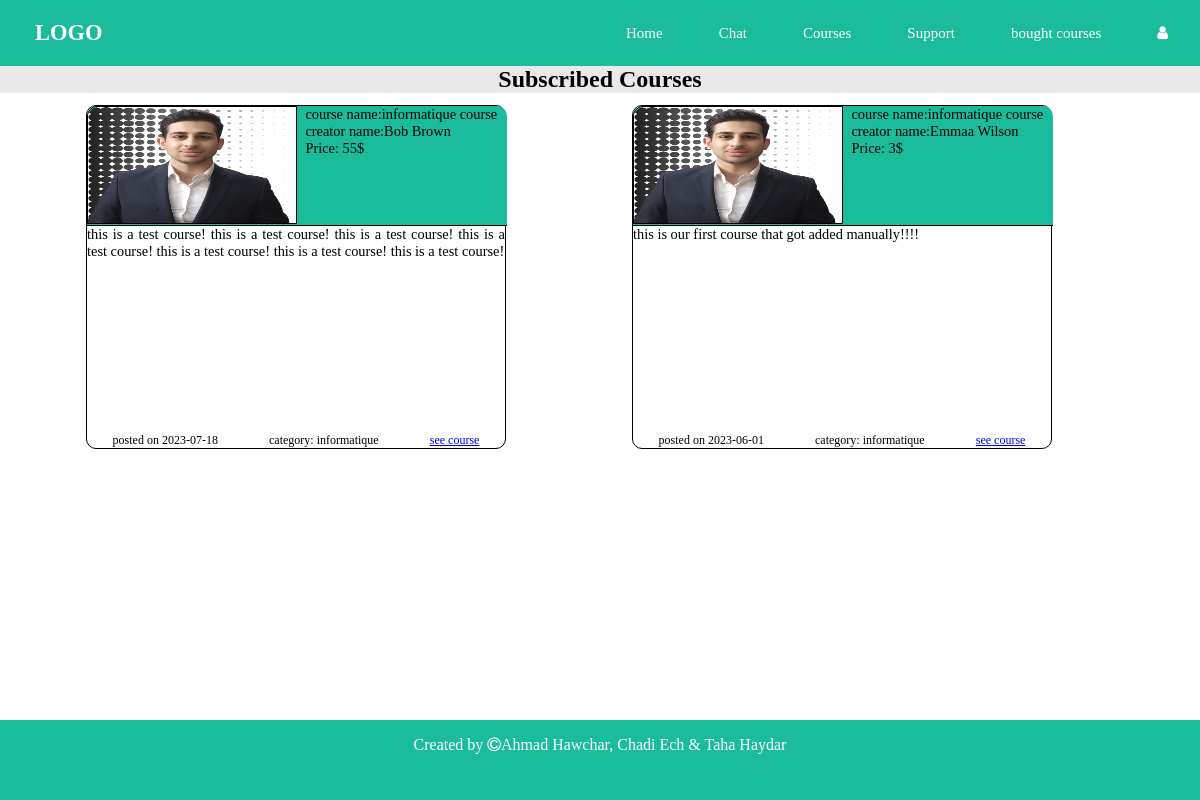
/bought.php (signed in), run on the app's committed database.
### tables this page shows
CREATE TABLE `course` (
  `id` int(5) NOT NULL,
  `Id_t` int(11) NOT NULL,
  `thumbnail` varchar(50) NOT NULL,
  `name` varchar(30) NOT NULL,
  `Description` varchar(300) NOT NULL,
  `category` varchar(30) NOT NULL,
  `Date` date NOT NULL,
  `price` int(4) NOT NULL,
  `videos` varchar(500) NOT NULL,
  `num_videos` int(2) NOT NULL
);

CREATE TABLE `user` (
  `id` int(11) NOT NULL,
  `username` varchar(30) NOT NULL,
  `password` varchar(40) NOT NULL,
  `Fname` varchar(50) NOT NULL,
  `Lname` varchar(50) NOT NULL,
  `Date_Of_Birth` date NOT NULL,
  `gender` varchar(30) NOT NULL,
  `Role_Id` int(11) NOT NULL,
  `profile_pic` varchar(20) NOT NULL
);

### bought.php (the view, shortened to what this page needs)
<html lang="en">
<head>
    <link rel="stylesheet" href="mycourses.css" />
    <link rel="stylesheet" href="https://cdnjs.cloudflare.com/ajax/libs/font-awesome/4.7.0/css/font-awesome.min.css" />
</head>
<body >
<header>
      <nav>
      <div class="logo">
      <h1 >LOGO</h1>
    </div>
        <ul id="nav-bar">
          <li>
            <a href="homepage.php">Home</a>
          </li>
          <li>
            <a href="recentChat.php">Chat</a>
          </li>
          <li>
            <a href="course-search.php">Courses</a>
          </li>
          <li>
            <a href="chat.php?receiver-id=1">Support</a>
          </li>
           <?php
          if($_SESSION['role']==1){
            echo'<li><a href="myads.php">My ads</a></li>';
            echo'<li><a href="mycourses.php">My courses</a></li>';
}
else{
  echo'<li><a href="bought.php">bought courses</a></li>';
}
          ?>
          <?php
        if (isset($_SESSION["isloggedin"])) {
          if ($_SESSION["isloggedin"] == "true") {
            $id=$_SESSION['id'];
            echo "<li>";
            echo "<a href='profile.php?id=$id'><i class='fa fa-user' aria-hidden='false'></i></a>";
            echo "  </li>";
          } else {
            echo "<li> <a href='Register.php'> REGISTER/LOGIN</a></li>";
          }
        } else {
          echo "<li> <a href='Register.php'> REGISTER/LOGIN</a></li>";
        }
        ?>
        </ul>
      </nav>
    </header>
    <div style="background-color:#e9e9e9; margin-bottom:10px">
        <center>
          <h2 >Subscribed Courses</h2>
        </center>
      </div>
    <section class="columns">
        <?php
        require_once("connection.php");
        $id = $_SESSION["id"];
        $query = "SELECT * FROM subscribe
            WHERE id_student=$id ";
        $result = mysqli_query($con, $query);
        if ($result) {
            $rows = mysqli_num_rows($result);
            for ($i = 0; $i < $rows; $i++) {
                $row1 = mysqli_fetch_assoc($result);
                $course=$row1['id_course'];
                $query2="SELECT * from course where id=$course";
                $resulat=mysqli_query($con,$query2);
                $row = mysqli_fetch_assoc($resulat);
                $t=$row['Id_t'];
                $query = "select * from user where id='$t' ";
                $teacher = mysqli_query($con, $query);
                if ($teacher) {
                    $teacher = mysqli_fetch_assoc($teacher);
                    echo "<table><tr><td><div class='post'> ";
                    echo "<div class='row1-container'><span class='row1'><div class='picture'> <img src='$row[thumbnail]' alt='$row[thumbnail]' > </div>";
                    echo "<div class='names'> course name:$row[name] <br> creator name:$teacher[Fname] $teacher[Lname] <br> Price: $row[price]$</div></span></div>";
                    echo "<div class='desc'> $row[Description] </div>";
                    echo "<span class='row3'><div class='date'> posted on $row[Date] </div>";
                    echo "<div class='category'> category: $row[category] </div>";
                    echo "<div class='chatbutton'><a  href='showcourse2.php?course_id=$row[id]'> see course </a></div></span></div></div></td>";
                    echo "</tr></table>";
                }
            }
        } else {
            echo "we had an error while loading your data! please refrech the page.";
        }
        ?>
    </section>
    <div class="footer">
        <footer>
            <p>
                Created by <i class="fa fa-copyright"></i>Ahmad Hawchar, Chadi Ech &
                Taha Haydar
            </p>
        </footer>
    </div>
</body>

### mycourses.css (style rules this page uses)
body { min-height: 100vh; display: flex; flex-direction: column; padding: 0; margin: 0; font-size: medium; }
* { padding: 0; margin: 0; box-sizing: border-box; }
header { width: 100%; background-color: #1abc9c; padding: 20px; font-size: 15px; }
nav { display: flex; justify-content: space-between; align-items: center; }
nav ul { list-style: none; display: flex; gap: 2rem; }
nav a { text-decoration: none; }
.logo { list-style-type: none; margin: 0; padding-left: 15px; overflow: hidden; color: white; }
nav ul a { color: #ffffff; text-decoration: none; border-radius: 25px; padding: 12px; }
.footer { margin-top: auto; background-color: #1abc9c; color: white; text-align: center; padding: 16px; }
.footer { margin-top: auto; background-color: #1abc9c; color: white; text-align: center; }
.columns { margin-left: 7vw; margin-top: 0; display: grid; grid-gap: 1vw; grid-template-columns: repeat(auto-fit, minmax( 35vw, 1fr)); justify-content: center; align-items: center; width: 90vw; }
section { display: flex; justify-content: center; align-items: center; width: 100%; }
.post { position: relative; border: black solid 1px; border-radius: 10px; width: 35vw; height: 43vh; margin-bottom: 3vh; font-size: 3.5vh; margin-right: 0px; padding-right: 0px; }
.picture { position: absolute; border-top-left-radius: 10px; border: black solid 1px; height: 99%; width: 50%; }
img { position: absolute; height: 100%; width: 100%; border-top-left-radius: 10px; background-color: white; }
.row3 { position: absolute; bottom: 0px; width: 100%; display: flex; justify-content: space-around; }
.row1-container { position: absolute; }
.row1 { position: relative; height: 15vh; width: 35vw; background-color: #1abc9c; display: flex; flex-direction: row; border-bottom: 1px solid black; border-top-right-radius: 10px; border-top-left-radius: 10px; }
.names { left: 52%; position: absolute; font-size: 1.2vw; }
.desc { position: absolute; top: 15vh; text-align: justify; padding-bottom: 10px; font-size: 1.2vw; }
.chatbutton { font-size: 1vw; }
.date { font-size: 1vw; }
.category { font-size: 1vw; }
.footer { width: 100%; margin-top: auto; background-color: #1abc9c; color: white; text-align: center; height: 10vh; }

### data on the page
course: thumbnail (picture), name "informatique course", Id_t.Fname "Bob", Id_t.Lname "Brown", price "55", Description "this is a test course! this is a test course! this is a test course! this is a test course! this is a test course! this is a test course! this is a test course!", Date "2023-07-18", category "informatique"
course: thumbnail (picture), name "informatique course", Id_t.Fname "Emmaa", Id_t.Lname "Wilson", price "3", Description "this is our first course that got added manually!!!!", Date "2023-06-01", category "informatique"
